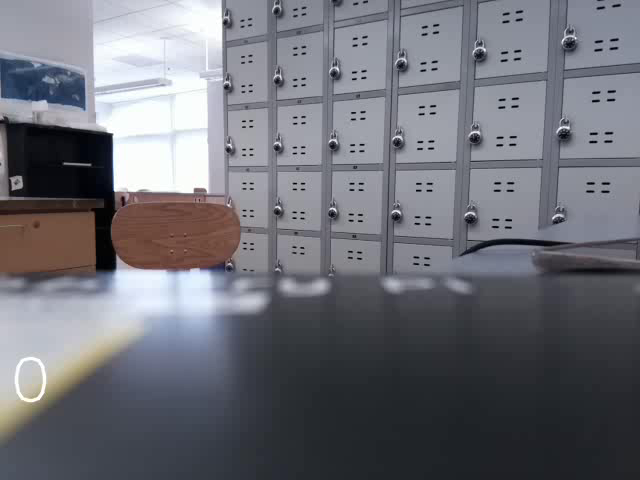
#> input picture frame 0 of upload_8pm_918/1537215083.avi, 640 x 480 px, given in place of the camera
$ python cars_detect_editv3_917.py
#> lines starting #> are read from the running program, lines starting #| are printed output that depends on the picture; after the words box and inside, x2 and y2 are one past the last pixel; in counts of white or black regions, pixels touching at a corner belong together

import cv2
import math
import numpy as np
import os
import time
import h5py

intial_time = str(math.floor(time.time()))

path = '/home/pi/.virtualenvs/cv_wh/ProjectDocs/code/miniprojectData/' + intial_time + '/'

if not os.path.exists(path):
    os.makedirs(path)

filename = str(math.floor(time.time())) + '.avi'

cap = cv2.VideoCapture(0)
fourcc = cv2.VideoWriter_fourcc(*'XVID')
out = cv2.VideoWriter(path + filename,fourcc,fps=1,frameSize=(640,480))

car_cascade = cv2.CascadeClassifier('cars.xml')

count=0


tstop = time.time() + 20
while time.time() < tstop:
    ret,frame=cap.read()
#> frame is the input picture: shape (480, 640, 3); mean B, G, R 118.7, 111.1, 110.1
    gray = cv2.cvtColor(frame,cv2.COLOR_BGR2GRAY)
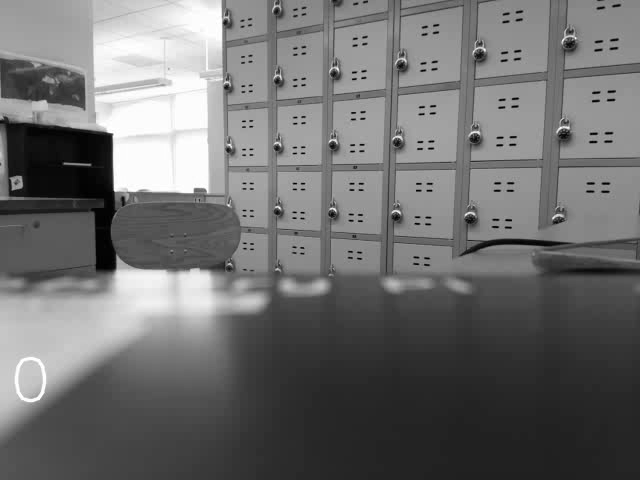
#> gray: shape (480, 640); min 0, max 255, mean 111.6
    cars = car_cascade.detectMultiScale(gray, 1.3, 5)
#> cars = ()
    for (x,y,w,h) in cars:
        cv2.rectangle(frame,(x,y),(x+w,y+h),(255,0,0),2)
        roi_color = frame[y:y+h, x:x+w]
        count+=1
#> this loop made 0 passes
#> after the loop, count = 0
    cv2.putText(frame, str(count),(10,400), cv2.FONT_ITALIC, 2,(255,255,255),2,cv2.LINE_AA)
#> frame: shape (480, 640, 3); 0.17% of pixels changed, all inside (x1, y1, x2, y2) = (14, 356, 47, 403)
    out.write(frame)
    cv2.imshow('frame',frame)


    carcount=len(cars)
#> carcount = 0
    #print (frame.shape)
    print ("number of cars:" )
    print (carcount)
#| 0


    key = cv2.waitKey(1)
#> (key Esc is pressed here)
    #print (key)
    # If 'q' key was pressed, exit the loop (q == 113 in binary)
    # Note that the video frame must be selected for this to work.
    # If cv2.imshow('frame',frame) is not include the file will be output but 'q' will not exit the loop
    if key == 113:
        break


with h5py.File('testfile.hdf5','w') as f:
    dset = f.create_dataset('carcount', data=carcount)


with h5py.File('testfile.hdf5','r') as f:
    data = f['carcount']
    print(data.shape)

cap.release()
out.release()
cv2.destroyAllWindows()
